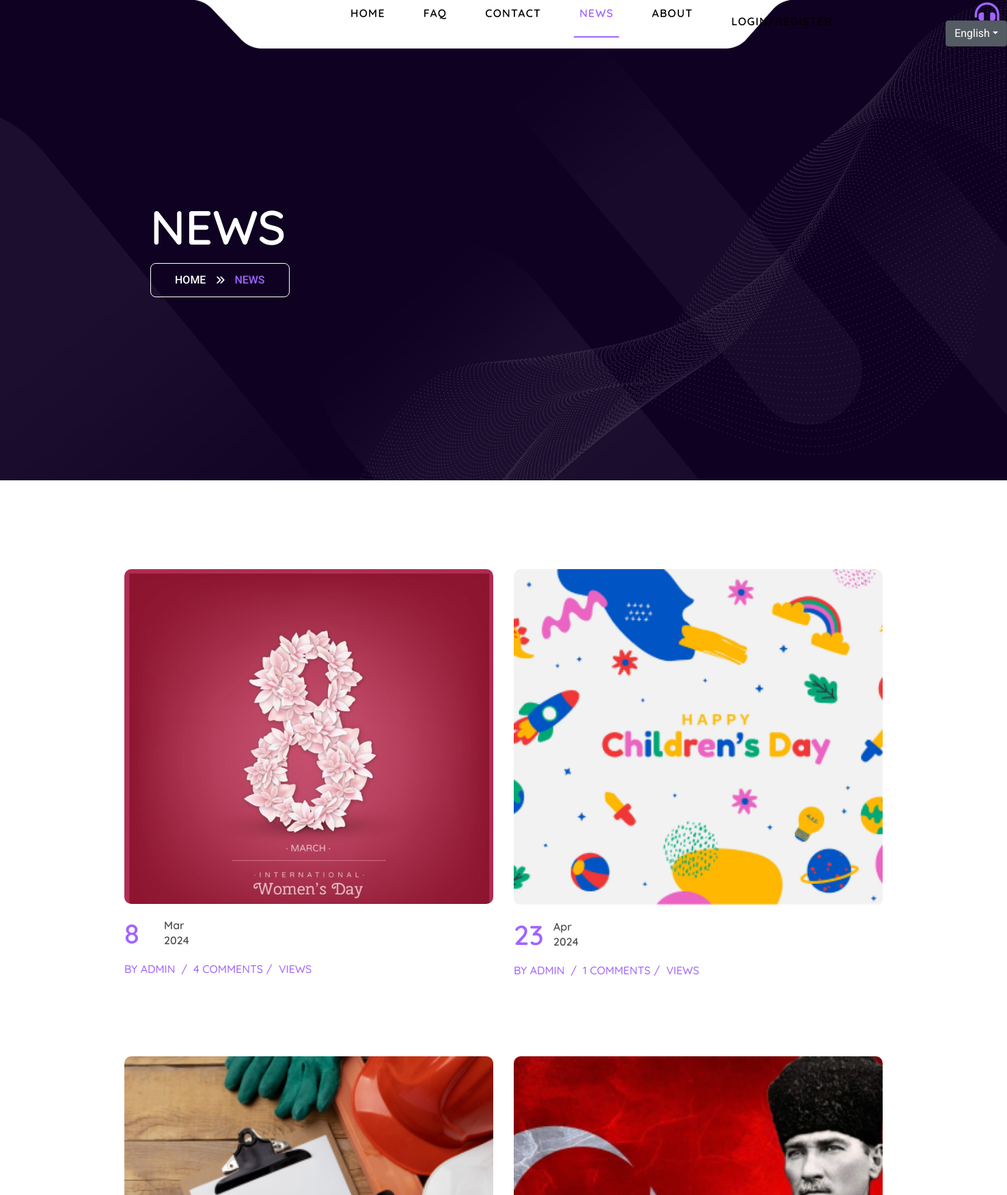
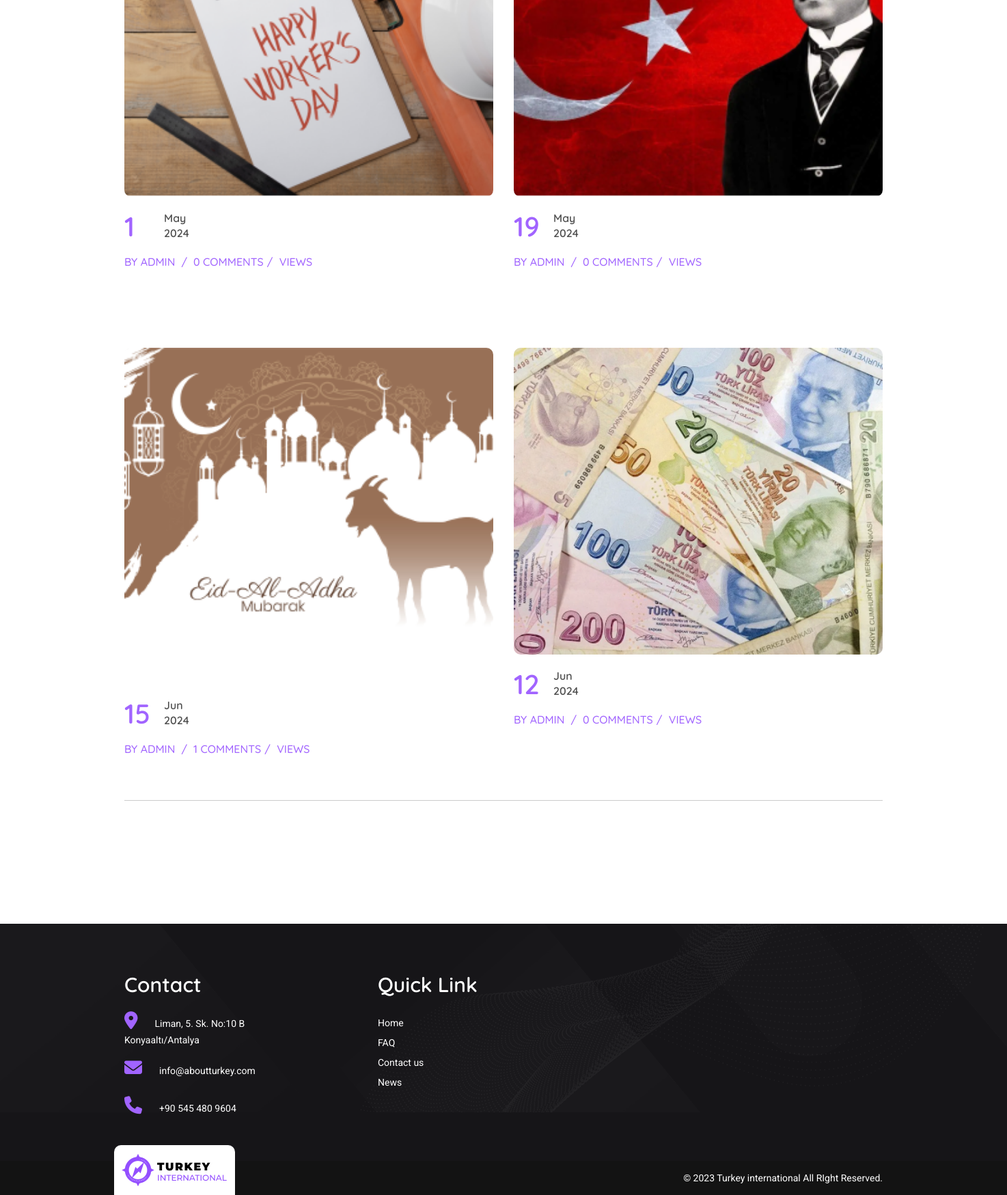
The page /en/news/ on the database its author committed (2 pictures, top to bottom).
### main/models.py (models this page shows)
class Post(TranslatableModel, HitCountMixin):
    image = models.ImageField()
    date = models.DateField()
    translations = TranslatedFields(
        title=models.TextField(),
        content=models.TextField(),
        short=models.TextField()
    )
    hit_count_generic = GenericRelation(
        HitCount, object_id_field='object_pk',
        related_query_name='hit_count_generic_relation')

### main/views.py (the view)
# urls.py: path('news/', NewsListPageView.as_view(), name='news'),
class NewsListPageView(ListView):
    template_name = 'two-column.html'
    model = Post
    context_object_name = 'post_list'

### main/templatetags/custom_tags.py (called while the page is built)
@register.simple_tag(takes_context=True)
def change_lang(context, lang=None, *args, **kwargs):
    path = context['request'].path
    full_path = context['request'].get_full_path()
    try:
        url_parts = resolve(path)
        cur_language = get_language()
        try:
            activate(lang)
            url = reverse(url_parts.view_name, kwargs=url_parts.kwargs)
            activate(cur_language)
            parameters = "?{0}".format(full_path.split('?')[1]) if len(full_path.split('?')) == 2 else ""
            return "{0}{1}".format(url, parameters)
        except Exception:
            pass
    except Resolver404:
        pass
    return full_path

### templates/two-column.html (shortened to what this page needs)
{% extends 'base.html' %}
{% load i18n %}
{% load static %}
{% load hitcount_tags %}
{% block content %}
<body>
<div class="sub-banner-section-outer blog-banner-section position-relative">
    {% include 'menu.html' %}
    <section class="banner-section position-relative">
        <div class="container">
            <div class="row">
                <div class="col-lg-12 col-md-12 col-sm-12 col-12">
                    <div class="banner-section-content position-relative" data-aos="fade-up">
                        <h1>{% trans 'News' %}</h1>
                        <div class="btn_wrapper">
                            <span>{% trans 'Home' %} </span><i class="fa-solid fa-angles-right" aria-hidden="true"></i><span class="sub_span"> {% trans 'News' %}</span>
                        </div>
                    </div>
                </div>
            </div>
        </div>
    </section>
    <figure class="sub_banner_shape top_bottom_shape mb-0 position-absolute">
        <img src="{% static 'images/blog_banner_background_shape.png'%}" alt="" class="img-fluid">
    </figure>
</div>
<section class="blog-posts articles_section two_column_main_section">
    <div class="container">
        <div class="first_row_wrapper" data-aos="fade-up">
            <div class="row">
                {% for item in post_list %}
                <div class="col-lg-6 col-md-6 col-sm-6 col-12"><a href="{% url 'post-detail' item.id %}">
                    <div class="articles_box_content articles_box">
                        <div class="upper_portion">
                            <figure class="mb-0"><img src="{{item.image.url}}" alt="" class="img-fluid"></figure>
                        </div>
                        <div class="lower_portion_wrapper">
                            <div class="lower_portion">
                                <div class="span_wrapper position-relative">
                                    <span class="date">{{ item.date.day }}</span>
                                    <div class="month_wrapper position-absolute d-inline-block">
                                        <span>{{ item.date|date:'M' }}</span>
                                        <span class="d-block">{{ item.date.year }}</span>
                                    </div>
                                </div>
                                <div class="admin_wrapper">
                                    <span class="admin_comments">by Admin</span> <span class="admin_comments slash">/</span> <span class="admin_comments">{{ item.comment_set.count }} Comments</span><span class="admin_comments slash">/</span><span class="admin_comments">{% get_hit_count for item %} Views</span>
                                </div>
                            </div>
                        </div>
                    </div>
                </a>
                </div>
                {% endfor %}
            </div>
        </div>
    </div>
</section>
{% endblock %}

### templates/base.html (shortened to what this page needs)
{% load i18n %}
{% load static %}
<!DOCTYPE html>
<html lang="zxx">
<head>
    <link href="{% static 'bootstrap/bootstrap.min.css'%}" rel="stylesheet">
    <link rel="stylesheet" href="{% static 'js/bootstrap.min.js'%}" >
    <link rel="stylesheet" href="https://cdnjs.cloudflare.com/ajax/libs/font-awesome/6.1.1/css/all.min.css">
    <link href="{% static 'css/style.css'%}" rel="stylesheet" type="text/css">
    <link href="{% static 'css/mediaqueries.css'%}" rel="stylesheet" type="text/css">
    <link href="{% static 'css/custom-style.css'%}" rel="stylesheet" type="text/css">
    <link href="{% static 'css/special-classes.css'%}" rel="stylesheet" type="text/css">
    <link href="https://unpkg.com/aos@2.3.1/dist/aos.css" rel="stylesheet">
</head>
<body>
{% block content %}
{% endblock %}
<section class="footer-section position-relative">
    <div class="container">
        <div class="row">
            <div class="col-xl-3 col-lg-4 col-md-6 col-sm-6 col-12 d-sm-block d-none">
                <div class="footer-links-content">
                    <h3 class="text-white">{% trans 'Contact' %}</h3>
                    <ul class="list-unstyled mb-0">
                        <li><i class="fa-solid fa-location-dot location"></i><a class="text-decoration-none">Liman, 5. Sk. No:10 B Konyaaltı/Antalya</a></li>
                        <li class="mail"><i class="fa-sharp fa-solid fa-envelope"></i><a class="text-decoration-none" href="mailto:info@aboutturkey.com">info@aboutturkey.com</a></li>
                        <li><i class="fa-solid fa-phone"></i><a class="text-decoration-none" href="tel:+905454809604">+90 545 480 9604</a></li>
                    </ul>
                </div>
            </div>
            <div class="col-xl-3 col-lg-2 col-md-6 col-sm-6 col-12">
                <div class="footer-support-content">
                    <h3 class="text-white">{% trans 'Quick Link' %}</h3>
                    <ul class="list-unstyled mb-0">
                        <li><a class="text-decoration-none" href="{% url 'index' %}">{% trans 'Home' %}</a></li>
                        <li><a class="text-decoration-none" href="{% url 'faq' %}">{% trans 'FAQ' %}</a></li>
                        <li><a class="text-decoration-none" href="{% url 'contacts' %}">{% trans 'Contact us' %}</a></li>
                        <li><a class="text-decoration-none" href="{% url 'news' %}">{% trans 'News' %}</a></li>
                    </ul>
                </div>
            </div>
        </div>
        <figure class="footer_shape top_bottom_shape position-absolute mb-0">
            <img class="img-fluid" src="{% static 'images/footer_shape.png' %} " alt="">
        </figure>
    </div>
</section>
<div class="footer-bar position-relative text-center">
    <div class="container">
        <div class="row">
            <div class="col-12">
                <figure class="footer_icon position-absolute mb-0">
                    <img class="img-fluid" src="{% static 'images/footer logo.png' %} " alt="">
                </figure>
                <p class="mb-0">© 2023 Turkey international All RIght Reserved.</p>
            </div>
        </div>
    </div>
</div>
</body>
</html>

### templates/menu.html (shortened to what this page needs)
{% load i18n %}
{% load static %}
{% load custom_tags %}
{% get_current_language as LANGUAGE_CODE %}
<header>
        <div class="main-header">
            <div class="container-fluid">
                <figure class="navbar_background mb-0 position-absolute">
                    <img src="{% static 'images/navbar_background.png' %} " alt="" class="img-fluid">
                </figure>
                <nav class="navbar navbar-expand-lg navbar-light">
                    <div class="collapse navbar-collapse" id="navbarSupportedContent">
                        <ul class="navbar-nav">
                            <li class="nav-item {% if 'home' in request.path %} active {% endif %}">
                                <a class="nav-link" href="{% url 'index' %}">{% trans 'Home' %}</a>
                            </li>
                            <li class="nav-item{% if 'faq' in request.path %} active {% endif %}">
                                <a class="nav-link" href="{% url 'faq' %}">{% trans 'FAQ' %}</a>
                            </li>
                            <li class="nav-item {% if 'contact' in request.path %} active {% endif %}">
                                <a class="nav-link" href="{% url 'contacts' %}">{% trans 'Contact' %}</a>
                            </li>
                            <li class="nav-item{% if 'news' in request.path %} active {% endif %}">
                                <a class="nav-link" href="{% url 'news' %}">{% trans 'News' %}</a>
                            </li>
                            <li class="nav-item{% if 'about' in request.path %} active {% endif %}">
                                <a class="nav-link" href="{% url 'about' %}">{% trans 'About' %}</a>
                            </li>
                        {% if request.user.is_authenticated %}
                            <li class="nav-item{% if 'login' in request.path %} active {% endif %}">
                                {{ request.user.email }}
                                <form method="post" action="{% url 'logout' %}">
                                    {% csrf_token %}
                                    <button style="background: transparent; border: none;" type="submit" class="nav-link"  >{% trans 'Logout' %}</button>
                                </form>
                            </li>
                        {% else %}
                            <li class="nav-item{% if 'login' in request.path %} active {% endif %}">
                                <a class="nav-link" href="{% url 'login' %}">{% trans 'Login/Register' %}</a>
                            </li>
                        {% endif %}
                        </ul>
                        <div class="outer-div position-relative float-left w-100" style="margin-left:200px">
                            <a href="#"><i class="fa-solid fa-headset"></i></a>
                        </div>
                    </div>
                </nav>
            {% get_language_info for LANGUAGE_CODE as lang %}
                <div class="dropdown show position-absolute" style="right: 0;top: 30px;">
                          <a class="btn btn-secondary dropdown-toggle" href="#" role="button" id="dropdownMenuLink" data-toggle="dropdown" aria-haspopup="true" aria-expanded="false">
                            <img alt="" class="lang-extra" src="https://flagcdn.com/24x18/{% if LANGUAGE_CODE == 'en' %}gb{% elif LANGUAGE_CODE == 'uk' %}ua{% else %}{{ LANGUAGE_CODE }}{% endif %}.png">{{ lang.name_local }}</a>
                        </div>
            </div>
        </div>
    </header>

### static/css/custom-style.css (style rules this page uses)
body { margin:0; padding:0; background: repeat-x top #fff; font-family: 'Roboto', sans-serif; }
:root { --e-global-color-primary: #0f0d1d; --e-global-color-secondary: #a164ff; --e-global-color-text: #000000; --e-global-color-accent: #a164ff; --e-global-color-white: #ffffff; --e-global-color-dark-grayish: #726f84; --e-global-color-dark-gray: #9a9a9a; --e-global-color-very-dark-gray: #505050; --e-global-color-cool-dark-gray: #8a8a8a; --e-global-color-mostly-black: #121212; --e-global-color-very-dark-violet: #0f0223; --e-global-color-soft-violet: #9359ee; }
a { outline:none; color:#dddddd; text-decoration:none; }
.blog-posts { padding: 130px 0; position: relative; }
.articles_section .articles_box_content { position: relative; transition: all 0.3s ease-in-out; }
.articles_section .articles_box_content .upper_portion figure { position: relative; z-index: 1; top: 0; left: 0; transition: all 0.3s ease-in-out; }
.articles_section .articles_box_content .upper_portion figure img { border-radius: 10px; width: 100%; }
.articles_box_content .lower_portion_wrapper { padding: 20px 0px; position: relative; top: 0; left: 0; transition: all 0.3s ease-in-out; }
.articles_box_content .lower_portion .span_wrapper { margin-bottom: 18px; }
.articles_box_content .lower_portion .span_wrapper .date { font-family: 'Quicksand', sans-serif; font-size: 40px; line-height: 46px; color: var(--e-global-color-secondary); font-weight: 600; }
.articles_box_content .lower_portion .month_wrapper { top: 0px; left: 58px; }
.articles_box_content .lower_portion .span_wrapper .month_wrapper span { font-family: 'Quicksand', sans-serif; font-size: 16px; line-height: 22px; color: var(--e-global-color-very-dark-gray); font-weight: 600; }
.articles_box_content .lower_portion .admin_wrapper { margin-bottom: 15px; }
.articles_box_content .lower_portion .admin_wrapper .admin_comments { font-family: 'Quicksand', sans-serif; font-size: 16px; line-height: 22px; color: var(--e-global-color-secondary); font-weight: 500; text-transform: uppercase; }
.articles_box_content .lower_portion .admin_wrapper .slash { margin: 0 5px; }
.articles_section .first_row_wrapper { position: relative; }
.articles_section .first_row_wrapper::after { content: ""; height: 1px; width: 100%; background-color: #cccccc; display: inline-block; position: absolute; bottom: 50px; left: 0; right: 0; margin: 0 auto; transition: all 0.3s ease-in-out; }
.articles_section .articles_box { margin-bottom: 80px; }

### rows shown on the page
Post: image (picture), date.day "8", date "Mar", date.year "2024", comment_set.count "4"
Post: image (picture), date.day "23", date "Apr", date.year "2024", comment_set.count "1"
Post: image (picture), date.day "1", date "May", date.year "2024", comment_set.count "0"
Post: image (picture), date.day "19", date "May", date.year "2024", comment_set.count "0"
Post: image (picture), date.day "15", date "Jun", date.year "2024", comment_set.count "1"
Post: image (picture), date.day "12", date "Jun", date.year "2024", comment_set.count "0"

### other values the page prints
{{ lang.name_local }} "English"
